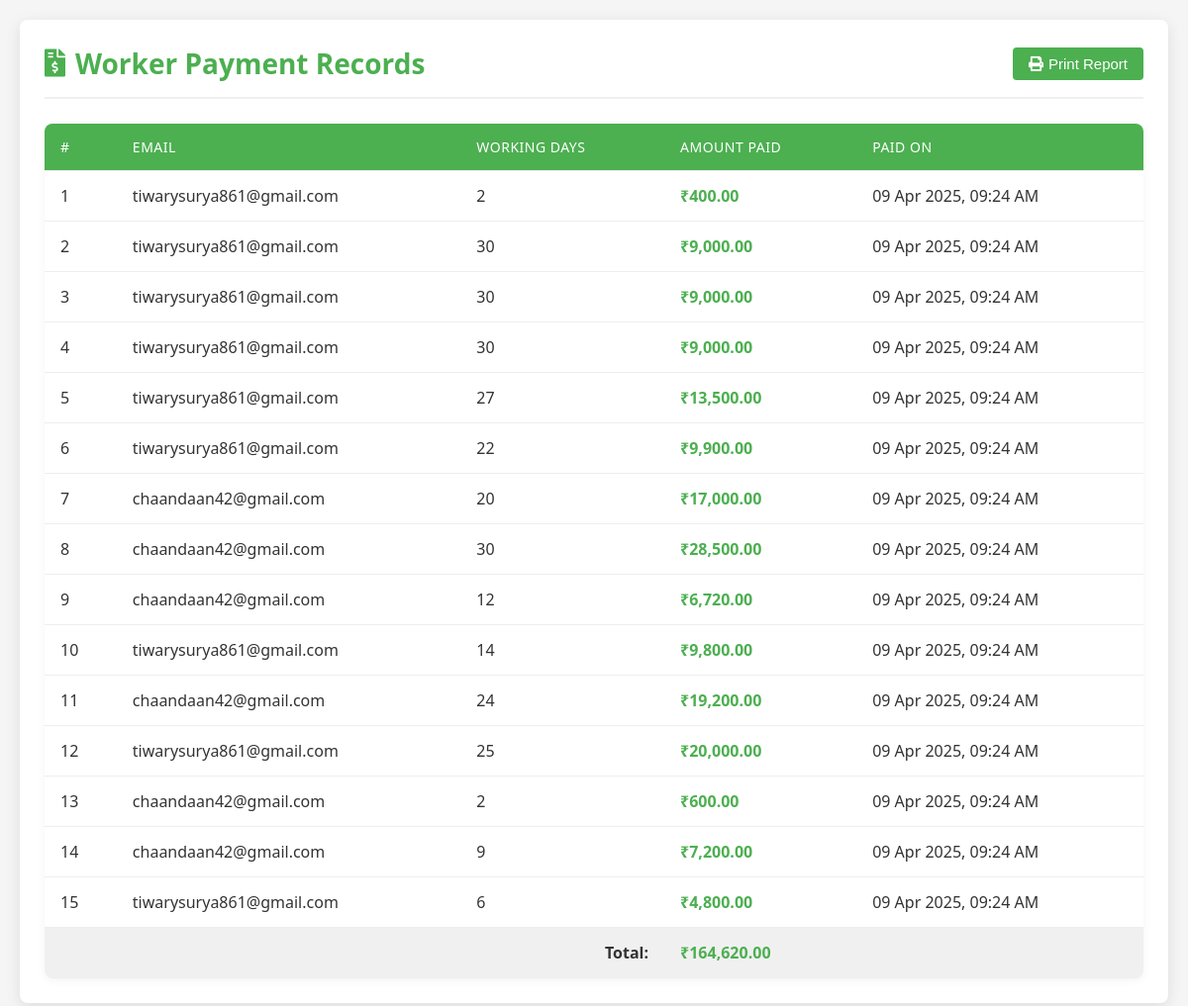
The page /php/payment_history.php on the database as committed earlier.
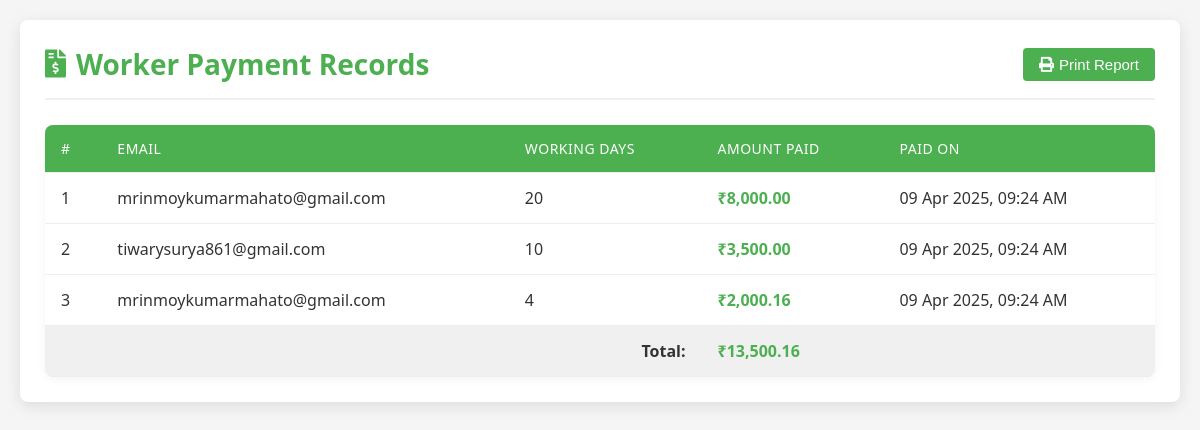
The same page on the database as committed later.
### tables this page shows
CREATE TABLE `payments` (
  `id` int(11) NOT NULL,
  `email` varchar(50) NOT NULL,
  `working_days` int(11) NOT NULL,
  `amount_paid` decimal(10,2) NOT NULL,
  `payment_date` datetime DEFAULT current_timestamp()
);

### php/payment_history.php (the view, shortened to what this page needs)
<?php
$host = 'localhost';
$db   = 'final';
$user = 'root';
$pass = '';
$conn = new mysqli($host, $user, $pass, $db);
$sql = "SELECT id, email, working_days, amount_paid FROM payments";
$result = $conn->query($sql);
?>
<!DOCTYPE html>
<html>
<head>
    <link href="https://cdnjs.cloudflare.com/ajax/libs/font-awesome/5.15.4/css/all.min.css" rel="stylesheet">
</head>
<body>
    <div class="container">
        <div class="header">
            <h2><i class="fas fa-file-invoice-dollar"></i> Worker Payment Records</h2>
            <div class="actions">
                <button class="btn btn-print" onclick="printReport()">
                    <i class="fas fa-print"></i> Print Report
                </button>
            </div>
        </div>
        <div class="table-container">
            <table>
                <thead>
                    <tr>
                        <th>#</th>
                        <th>Email</th>
                        <th>Working Days</th>
                        <th>Amount Paid</th>
                        <th>Paid On</th>
                    </tr>
                </thead>
                <tbody>
                    <?php
                    if ($result->num_rows > 0) {
                        $count = 1;
                        $total_amount = 0;
                        while ($row = $result->fetch_assoc()) {
                            $total_amount += $row['amount_paid'];
                            $payment_date = isset($row['created_at']) ? date("d M Y, h:i A", strtotime($row['created_at'])) : date("d M Y, h:i A");
                            echo "<tr class='record-row'>";
                            echo "<td>" . $count++ . "</td>";
                            echo "<td>" . htmlspecialchars($row['email']) . "</td>";
                            echo "<td>" . $row['working_days'] . "</td>";
                            echo "<td class='amount'>₹" . number_format($row['amount_paid'], 2) . "</td>";
                            echo "<td class='date-cell'>" . $payment_date . "</td>";
                            echo "</tr>";
                        }
                        echo "<tr style='font-weight: bold; background-color: #f0f0f0;'>";
                        echo "<td colspan='3' style='text-align: right;'>Total:</td>";
                        echo "<td class='amount'>₹" . number_format($total_amount, 2) . "</td>";
                        echo "<td></td>";
                        echo "</tr>";
                    } else {
                        echo "<tr><td colspan='5' class='no-records'>No payment records found.</td></tr>";
                    }
                    ?>
                </tbody>
            </table>
        </div>
    </div>
</body>
</html>

Rows that differ between the two databases and show on the page:
removed payments: email "tiwarysurya861@gmail.com", working_days "2", amount_paid "400.00", payment_date "09 Apr 2025, 09:24 AM"
removed payments: email "tiwarysurya861@gmail.com", working_days "30", amount_paid "9,000.00", payment_date "09 Apr 2025, 09:24 AM"
removed payments: email "tiwarysurya861@gmail.com", working_days "30", amount_paid "9,000.00", payment_date "09 Apr 2025, 09:24 AM"
removed payments: email "tiwarysurya861@gmail.com", working_days "30", amount_paid "9,000.00", payment_date "09 Apr 2025, 09:24 AM"
removed payments: email "tiwarysurya861@gmail.com", working_days "27", amount_paid "13,500.00", payment_date "09 Apr 2025, 09:24 AM"
removed payments: email "tiwarysurya861@gmail.com", working_days "22", amount_paid "9,900.00", payment_date "09 Apr 2025, 09:24 AM"
removed payments: email "chaandaan42@gmail.com", working_days "20", amount_paid "17,000.00", payment_date "09 Apr 2025, 09:24 AM"
removed payments: email "chaandaan42@gmail.com", working_days "30", amount_paid "28,500.00", payment_date "09 Apr 2025, 09:24 AM"
removed payments: email "chaandaan42@gmail.com", working_days "12", amount_paid "6,720.00", payment_date "09 Apr 2025, 09:24 AM"
removed payments: email "tiwarysurya861@gmail.com", working_days "14", amount_paid "9,800.00", payment_date "09 Apr 2025, 09:24 AM"
removed payments: email "chaandaan42@gmail.com", working_days "24", amount_paid "19,200.00", payment_date "09 Apr 2025, 09:24 AM"
removed payments: email "tiwarysurya861@gmail.com", working_days "25", amount_paid "20,000.00", payment_date "09 Apr 2025, 09:24 AM"
removed payments: email "chaandaan42@gmail.com", working_days "2", amount_paid "600.00", payment_date "09 Apr 2025, 09:24 AM"
removed payments: email "chaandaan42@gmail.com", working_days "9", amount_paid "7,200.00", payment_date "09 Apr 2025, 09:24 AM"
removed payments: email "tiwarysurya861@gmail.com", working_days "6", amount_paid "4,800.00", payment_date "09 Apr 2025, 09:24 AM"
added payments: email "mrinmoykumarmahato@gmail.com", working_days "20", amount_paid "8,000.00", payment_date "09 Apr 2025, 09:24 AM"
added payments: email "tiwarysurya861@gmail.com", working_days "10", amount_paid "3,500.00", payment_date "09 Apr 2025, 09:24 AM"
added payments: email "mrinmoykumarmahato@gmail.com", working_days "4", amount_paid "2,000.16", payment_date "09 Apr 2025, 09:24 AM"
Other text that changed with them:
$total_amount: "164,620.00" → "13,500.16"
